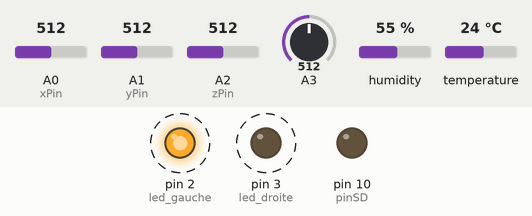
A sketch run on a simulated Arduino Uno, built with avr-gcc and run on an emulated ATmega328P. Parts: output pins drawn as LEDs (lit = HIGH). Dashed ring = blinking. The inputs (shaded band) are chosen by the test bench; at power-on: A0 (xPin) = 512, A1 (yPin) = 512, A2 (zPin) = 512, A3 = 512, humidity 55 %, temperature 24 °C. Storage starts empty; what the sketch prints to the serial monitor is not drawn.

Above: at 0.5 s.
Timing chart, 0 to 4.8 s (numbered marks = the images above):
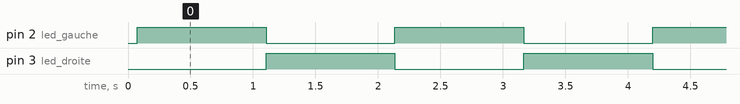

The sketch:

capteurHumidit__LCD.ino
```cpp
#include <SimpleDHT.h>
#include <SPI.h>
#include <SD.h>

const int pinDHT11 = 8; //Entrée capteur DHT11
SimpleDHT11 dht11;
const int xPin = 0;                   // x de l'accelerometer
const int yPin = 1;                   // y de l'accelerometer
const int zPin = 2;                   // z de l'accelerometer
const int led_droite = 3;
const int led_gauche = 2;
int val=0;

const byte pinSD= 10;

void setup() {
  Serial.begin(9600);

  //carte sd
  pinMode(10,OUTPUT);
  Serial.print(F("Init SD card... "));

  if (!SD.begin(pinSD)) {
    Serial.println(F("FAIL"));
    for(;;);
  }

  Serial.println(F("OK"));
  SD.begin(10);
  SD.remove("Arduino");
  if (SD.exists("Arduino")==false){
    SD.mkdir("Arduino");
  }

  pinMode(led_droite,OUTPUT);
  pinMode(led_gauche,OUTPUT);
}

void loop() {
  File fichier= SD.open("Arduino",FILE_WRITE);
  if(!fichier) {
  // Erreur d'ouverture du fichier
    Serial.println(F("Impossible d'ouvrir le fichier"));
    for(;;); // Attend appui sur bouton RESET
  }

  byte x=0;
  byte y=0;
  byte z=0;
  byte temperature = 0;
  byte humidity = 0;
  byte data[40] = {0};

  if (dht11.read(pinDHT11, &temperature, &humidity, data)) {
    return;
  }
  fichier.print((int)temperature);
  fichier.println("degret");
  fichier.print((int)humidity);
  fichier.println("%");

  x = analogRead(xPin);
  fichier.print("x=");
  fichier.print(x, DEC);

  fichier.print("\t y=");
  y = analogRead(yPin);
  fichier.print(y);

  fichier.print("\t z=");
  z = analogRead(zPin);
  fichier.println(z);

  int valeur = analogRead(3);                 // pour la luminosité
  float lux = valeur*3.750;//*20000.0/1023.0;
  fichier.println(valeur);
  fichier.println(lux);

  if (val==1){
      digitalWrite(led_droite,HIGH);
      digitalWrite(led_gauche,LOW);
      Serial.println("led droite allumer");
      val=0;
    }
   else{
      digitalWrite(led_droite,LOW);
      digitalWrite(led_gauche,HIGH);
      fichier.println("led gauche allumer");
      val=1;
    }
     delay(1000);
}
```

Measured:
- by itself, pin 2 (led_gauche), pin 3 (led_droite): alternates HIGH for 1.0 s and LOW for 1.0 s
